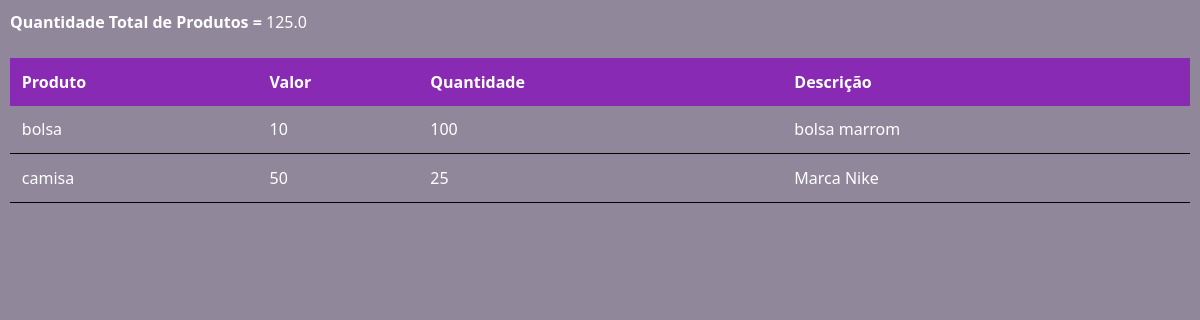
The page /consulta_produto on the database as committed earlier.
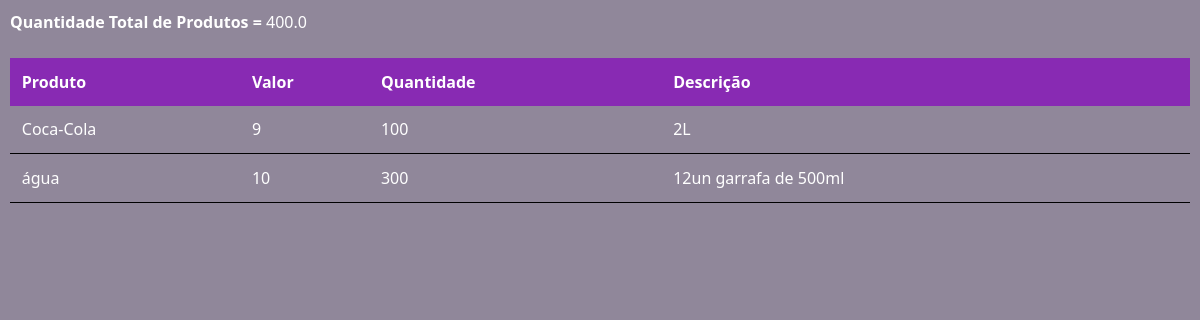
The same page on the database as committed later.
### loja/models.py (models this page shows)
class Produto(models.Model):
    nome = models.CharField(max_length = 10)
    valor = models.CharField(max_length = 10)
    descrição = models.CharField(max_length = 50)
    quantidade = models.CharField(max_length = 50)

### loja/views.py (the view)
# urls.py: url(r'consulta_produto', views.consulta_produto),
def consulta_produto(request):
    produto = Produto.objects.all()
    quantidade = 0
    for d in produto:
        quantidade = float(d.quantidade) + quantidade
    return render(request,'consulta.html', {'produto': produto, 'quantidade': quantidade})

### loja/templates/consulta.html (shortened to what this page needs)
<!DOCTYPE html>
<html lang="en">
    <head>
        <link href="https://cdn.jsdelivr.net/npm/bootstrap@5.2.1/dist/css/bootstrap.min.css" rel="stylesheet">
        <link rel="stylesheet" href="/static/style.css">
    </head>
    <body>
        <b>Quantidade Total de Produtos =</b> {{ quantidade }}
        <br>
        <br>
        <table>
            <tr>
                <th>Produto</th>
                <th>Valor</th>
                <th>Quantidade</th>
                <th>Descrição</th>
            </tr>
            {% for d in produto %}
            <tr>
                <td>{{ d.nome }}</td>
                <td>{{ d.valor }}</td>
                <td>{{ d.quantidade }}</td>
                <td>{{ d.descrição }}</td>
            </tr>
            {% endfor %}
        </table>
    </body>
</html>

### loja/static/style.css (style rules this page uses)
table { width: 100%; padding: 1% }
th { background-color: rgb(136, 42, 179); color: rgb(255, 255, 255); padding: 1%; }
td { color: rgb(255, 255, 255); padding: 1%; border-bottom: 1px solid black; }
body { margin: 10px; background-color: rgb(144, 135, 154); color: rgb(255, 255, 255); }

Rows that differ between the two databases and show on the page:
removed Produto: nome "camisa", valor "50", quantidade "25", descrição "Marca Nike"
changed Produto: nome "bolsa" → "Coca-Cola"; valor "10" → "9"; descrição "bolsa marrom" → "2L"
added Produto: nome "água", valor "10", quantidade "300", descrição "12un garrafa de 500ml"
Other text that changed with them:
{{ quantidade }}: "125.0" → "400.0"
